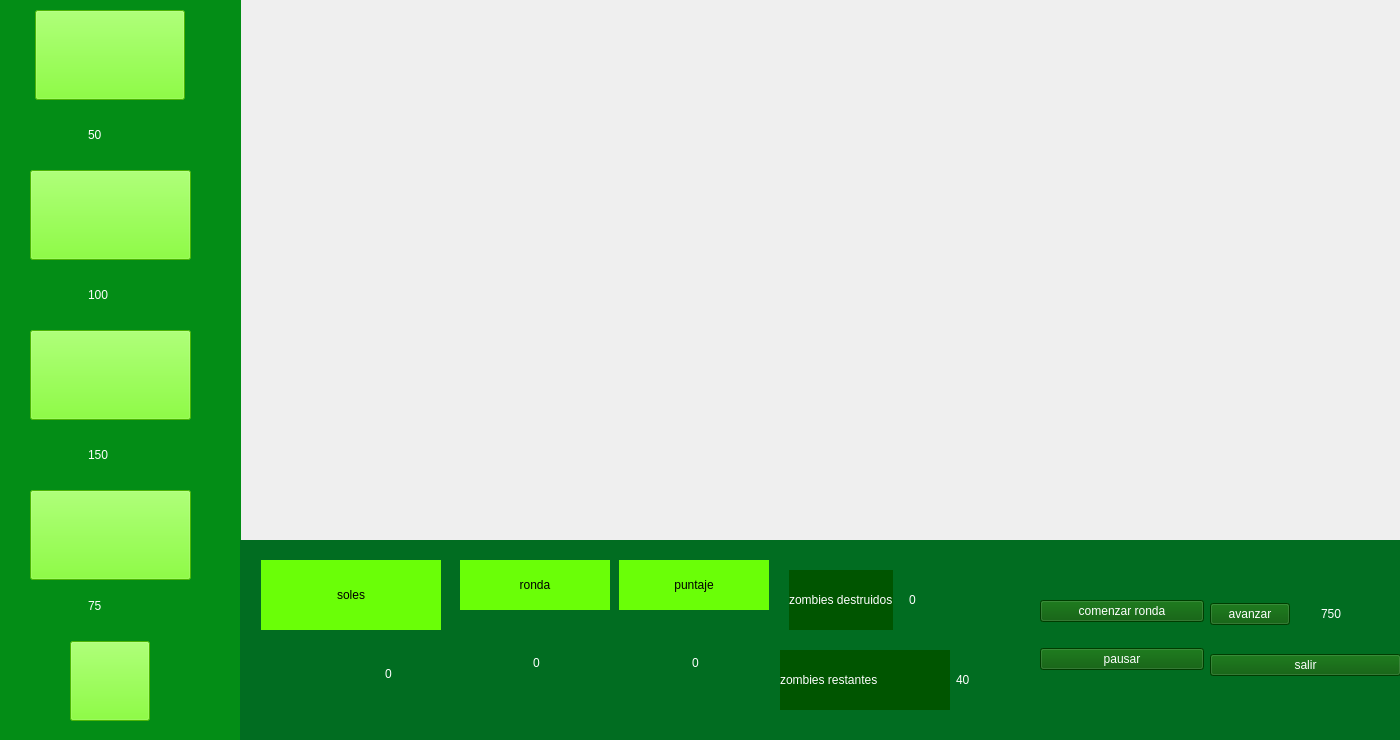
<?xml version="1.0" encoding="UTF-8"?>
<ui version="4.0">
 <class>DCCruz</class>
 <widget class="QMainWindow" name="DCCruz">
  <property name="geometry">
   <rect>
    <x>0</x>
    <y>0</y>
    <width>1400</width>
    <height>740</height>
   </rect>
  </property>
  <property name="minimumSize">
   <size>
    <width>1400</width>
    <height>740</height>
   </size>
  </property>
  <property name="maximumSize">
   <size>
    <width>1400</width>
    <height>740</height>
   </size>
  </property>
  <property name="mouseTracking">
   <bool>true</bool>
  </property>
  <property name="windowTitle">
   <string>MainWindow</string>
  </property>
  <property name="windowIcon">
   <iconset>
    <normaloff>../sprites/Elementos de juego/logo.png</normaloff>../sprites/Elementos de juego/logo.png</iconset>
  </property>
  <widget class="QWidget" name="centralwidget">
   <property name="mouseTracking">
    <bool>true</bool>
   </property>
   <widget class="QLabel" name="fondo">
    <property name="geometry">
     <rect>
      <x>240</x>
      <y>0</y>
      <width>1260</width>
      <height>540</height>
     </rect>
    </property>
    <property name="minimumSize">
     <size>
      <width>1260</width>
      <height>540</height>
     </size>
    </property>
    <property name="maximumSize">
     <size>
      <width>1260</width>
      <height>540</height>
     </size>
    </property>
    <property name="mouseTracking">
     <bool>true</bool>
    </property>
    <property name="text">
     <string/>
    </property>
    <property name="pixmap">
     <pixmap>../sprites/Fondos/jardinAbuela.png</pixmap>
    </property>
    <property name="scaledContents">
     <bool>true</bool>
    </property>
   </widget>
   <widget class="QLabel" name="label">
    <property name="geometry">
     <rect>
      <x>0</x>
      <y>0</y>
      <width>241</width>
      <height>740</height>
     </rect>
    </property>
    <property name="mouseTracking">
     <bool>true</bool>
    </property>
    <property name="styleSheet">
     <string notr="true">background-color: rgb(0, 85, 0);
background-color: rgb(3, 141, 22);</string>
    </property>
    <property name="text">
     <string/>
    </property>
   </widget>
   <widget class="QLabel" name="label_2">
    <property name="geometry">
     <rect>
      <x>240</x>
      <y>540</y>
      <width>1260</width>
      <height>200</height>
     </rect>
    </property>
    <property name="styleSheet">
     <string notr="true">background-color: rgb(1, 109, 33);</string>
    </property>
    <property name="text">
     <string/>
    </property>
   </widget>
   <widget class="QWidget" name="verticalLayoutWidget_5">
    <property name="geometry">
     <rect>
      <x>20</x>
      <y>10</y>
      <width>181</width>
      <height>711</height>
     </rect>
    </property>
    <layout class="QVBoxLayout" name="PlantContainer" stretch="0,0,0,0">
     <property name="spacing">
      <number>15</number>
     </property>
     <item>
      <layout class="QVBoxLayout" name="verticalLayout_5">
       <item alignment="Qt::AlignHCenter">
        <widget class="QPushButton" name="boton_girasol">
         <property name="minimumSize">
          <size>
           <width>150</width>
           <height>90</height>
          </size>
         </property>
         <property name="maximumSize">
          <size>
           <width>161</width>
           <height>90</height>
          </size>
         </property>
         <property name="styleSheet">
          <string notr="true">background-color: rgb(106, 255, 7);</string>
         </property>
         <property name="text">
          <string/>
         </property>
         <property name="icon">
          <iconset>
           <normaloff>../sprites/Plantas/girasol_1.png</normaloff>../sprites/Plantas/girasol_1.png</iconset>
         </property>
         <property name="iconSize">
          <size>
           <width>90</width>
           <height>90</height>
          </size>
         </property>
        </widget>
       </item>
       <item>
        <layout class="QHBoxLayout" name="horizontalLayout_4">
         <item>
          <widget class="QLabel" name="sol_4">
           <property name="minimumSize">
            <size>
             <width>40</width>
             <height>40</height>
            </size>
           </property>
           <property name="maximumSize">
            <size>
             <width>40</width>
             <height>40</height>
            </size>
           </property>
           <property name="text">
            <string/>
           </property>
           <property name="pixmap">
            <pixmap>../sprites/Elementos de juego/sol.png</pixmap>
           </property>
           <property name="scaledContents">
            <bool>true</bool>
           </property>
          </widget>
         </item>
         <item alignment="Qt::AlignHCenter">
          <widget class="QLabel" name="precio_4">
           <property name="minimumSize">
            <size>
             <width>100</width>
             <height>40</height>
            </size>
           </property>
           <property name="maximumSize">
            <size>
             <width>100</width>
             <height>40</height>
            </size>
           </property>
           <property name="styleSheet">
            <string notr="true">color: rgb(255, 255, 255);
font: 81 14pt &quot;Rockwell Extra Bold&quot;;</string>
           </property>
           <property name="text">
            <string>50</string>
           </property>
          </widget>
         </item>
        </layout>
       </item>
      </layout>
     </item>
     <item>
      <layout class="QVBoxLayout" name="verticalLayout_4">
       <item alignment="Qt::AlignHCenter">
        <widget class="QPushButton" name="boton_guisante">
         <property name="minimumSize">
          <size>
           <width>161</width>
           <height>90</height>
          </size>
         </property>
         <property name="maximumSize">
          <size>
           <width>161</width>
           <height>90</height>
          </size>
         </property>
         <property name="mouseTracking">
          <bool>true</bool>
         </property>
         <property name="styleSheet">
          <string notr="true">background-color: rgb(106, 255, 7);</string>
         </property>
         <property name="text">
          <string/>
         </property>
         <property name="icon">
          <iconset>
           <normaloff>../sprites/Plantas/lanzaguisantes_1.png</normaloff>../sprites/Plantas/lanzaguisantes_1.png</iconset>
         </property>
         <property name="iconSize">
          <size>
           <width>90</width>
           <height>90</height>
          </size>
         </property>
        </widget>
       </item>
       <item>
        <layout class="QHBoxLayout" name="horizontalLayout_3">
         <item>
          <widget class="QLabel" name="sol_3">
           <property name="minimumSize">
            <size>
             <width>40</width>
             <height>40</height>
            </size>
           </property>
           <property name="maximumSize">
            <size>
             <width>40</width>
             <height>40</height>
            </size>
           </property>
           <property name="text">
            <string/>
           </property>
           <property name="pixmap">
            <pixmap>../sprites/Elementos de juego/sol.png</pixmap>
           </property>
           <property name="scaledContents">
            <bool>true</bool>
           </property>
          </widget>
         </item>
         <item alignment="Qt::AlignHCenter">
          <widget class="QLabel" name="precio_3">
           <property name="minimumSize">
            <size>
             <width>100</width>
             <height>40</height>
            </size>
           </property>
           <property name="maximumSize">
            <size>
             <width>100</width>
             <height>40</height>
            </size>
           </property>
           <property name="styleSheet">
            <string notr="true">color: rgb(255, 255, 255);
font: 81 14pt &quot;Rockwell Extra Bold&quot;;</string>
           </property>
           <property name="text">
            <string>100</string>
           </property>
          </widget>
         </item>
        </layout>
       </item>
      </layout>
     </item>
     <item>
      <layout class="QVBoxLayout" name="girasol_layout">
       <item alignment="Qt::AlignHCenter">
        <widget class="QPushButton" name="boton_hielo">
         <property name="minimumSize">
          <size>
           <width>161</width>
           <height>90</height>
          </size>
         </property>
         <property name="maximumSize">
          <size>
           <width>161</width>
           <height>90</height>
          </size>
         </property>
         <property name="styleSheet">
          <string notr="true">background-color: rgb(106, 255, 7);</string>
         </property>
         <property name="text">
          <string/>
         </property>
         <property name="icon">
          <iconset>
           <normaloff>../sprites/Plantas/lanzaguisantesHielo_1.png</normaloff>../sprites/Plantas/lanzaguisantesHielo_1.png</iconset>
         </property>
         <property name="iconSize">
          <size>
           <width>90</width>
           <height>90</height>
          </size>
         </property>
        </widget>
       </item>
       <item>
        <layout class="QHBoxLayout" name="horizontalLayout">
         <item>
          <widget class="QLabel" name="sol">
           <property name="minimumSize">
            <size>
             <width>40</width>
             <height>40</height>
            </size>
           </property>
           <property name="maximumSize">
            <size>
             <width>40</width>
             <height>40</height>
            </size>
           </property>
           <property name="text">
            <string/>
           </property>
           <property name="pixmap">
            <pixmap>../sprites/Elementos de juego/sol.png</pixmap>
           </property>
           <property name="scaledContents">
            <bool>true</bool>
           </property>
          </widget>
         </item>
         <item alignment="Qt::AlignHCenter">
          <widget class="QLabel" name="precio">
           <property name="minimumSize">
            <size>
             <width>100</width>
             <height>40</height>
            </size>
           </property>
           <property name="maximumSize">
            <size>
             <width>100</width>
             <height>40</height>
            </size>
           </property>
           <property name="styleSheet">
            <string notr="true">color: rgb(255, 255, 255);
font: 81 14pt &quot;Rockwell Extra Bold&quot;;</string>
           </property>
           <property name="text">
            <string>150</string>
           </property>
          </widget>
         </item>
        </layout>
       </item>
      </layout>
     </item>
     <item>
      <layout class="QVBoxLayout" name="verticalLayout_3">
       <item alignment="Qt::AlignHCenter">
        <widget class="QPushButton" name="boton_papa">
         <property name="minimumSize">
          <size>
           <width>161</width>
           <height>90</height>
          </size>
         </property>
         <property name="maximumSize">
          <size>
           <width>161</width>
           <height>90</height>
          </size>
         </property>
         <property name="styleSheet">
          <string notr="true">background-color: rgb(106, 255, 7);</string>
         </property>
         <property name="text">
          <string/>
         </property>
         <property name="icon">
          <iconset>
           <normaloff>../sprites/Plantas/papa_1.png</normaloff>../sprites/Plantas/papa_1.png</iconset>
         </property>
         <property name="iconSize">
          <size>
           <width>90</width>
           <height>90</height>
          </size>
         </property>
        </widget>
       </item>
       <item>
        <layout class="QHBoxLayout" name="horizontalLayout_2">
         <item>
          <widget class="QLabel" name="sol_2">
           <property name="minimumSize">
            <size>
             <width>40</width>
             <height>40</height>
            </size>
           </property>
           <property name="maximumSize">
            <size>
             <width>40</width>
             <height>40</height>
            </size>
           </property>
           <property name="text">
            <string/>
           </property>
           <property name="pixmap">
            <pixmap>../sprites/Elementos de juego/sol.png</pixmap>
           </property>
           <property name="scaledContents">
            <bool>true</bool>
           </property>
          </widget>
         </item>
         <item alignment="Qt::AlignHCenter">
          <widget class="QLabel" name="precio_2">
           <property name="minimumSize">
            <size>
             <width>100</width>
             <height>40</height>
            </size>
           </property>
           <property name="maximumSize">
            <size>
             <width>100</width>
             <height>40</height>
            </size>
           </property>
           <property name="styleSheet">
            <string notr="true">color: rgb(255, 255, 255);
font: 81 14pt &quot;Rockwell Extra Bold&quot;;</string>
           </property>
           <property name="text">
            <string>75</string>
           </property>
          </widget>
         </item>
        </layout>
       </item>
       <item>
        <layout class="QVBoxLayout" name="verticalLayout_11">
         <item alignment="Qt::AlignHCenter">
          <widget class="QPushButton" name="boton_pala">
           <property name="minimumSize">
            <size>
             <width>80</width>
             <height>80</height>
            </size>
           </property>
           <property name="maximumSize">
            <size>
             <width>80</width>
             <height>80</height>
            </size>
           </property>
           <property name="styleSheet">
            <string notr="true">background-color: rgb(106, 255, 7);</string>
           </property>
           <property name="text">
            <string/>
           </property>
           <property name="icon">
            <iconset>
             <normaloff>../sprites/Bonus/pala.png</normaloff>../sprites/Bonus/pala.png</iconset>
           </property>
           <property name="iconSize">
            <size>
             <width>70</width>
             <height>70</height>
            </size>
           </property>
          </widget>
         </item>
        </layout>
       </item>
      </layout>
     </item>
    </layout>
   </widget>
   <widget class="QWidget" name="horizontalLayoutWidget_2">
    <property name="geometry">
     <rect>
      <x>1040</x>
      <y>580</y>
      <width>361</width>
      <height>111</height>
     </rect>
    </property>
    <layout class="QHBoxLayout" name="buttonContainer">
     <item>
      <layout class="QVBoxLayout" name="verticalLayout_8">
       <property name="sizeConstraint">
        <enum>QLayout::SetMinimumSize</enum>
       </property>
       <item>
        <widget class="QPushButton" name="boton_start_ronda">
         <property name="maximumSize">
          <size>
           <width>200</width>
           <height>16777215</height>
          </size>
         </property>
         <property name="styleSheet">
          <string notr="true">background-color: rgb(0, 85, 0);
color: rgb(255, 255, 255);
font: 10pt &quot;Ravie&quot;;;</string>
         </property>
         <property name="text">
          <string>comenzar ronda</string>
         </property>
        </widget>
       </item>
       <item>
        <widget class="QPushButton" name="boton_pausa">
         <property name="maximumSize">
          <size>
           <width>200</width>
           <height>16777215</height>
          </size>
         </property>
         <property name="styleSheet">
          <string notr="true">background-color: rgb(0, 85, 0);
color: rgb(255, 255, 255);
font: 14pt &quot;Ravie&quot;;;</string>
         </property>
         <property name="text">
          <string>pausar</string>
         </property>
        </widget>
       </item>
      </layout>
     </item>
     <item>
      <layout class="QVBoxLayout" name="verticalLayout_7">
       <item>
        <layout class="QHBoxLayout" name="horizontalLayout_5">
         <property name="spacing">
          <number>3</number>
         </property>
         <property name="sizeConstraint">
          <enum>QLayout::SetMinimumSize</enum>
         </property>
         <item alignment="Qt::AlignVCenter">
          <widget class="QPushButton" name="boton_avanzar">
           <property name="maximumSize">
            <size>
             <width>200</width>
             <height>16777215</height>
            </size>
           </property>
           <property name="styleSheet">
            <string notr="true">background-color: rgb(0, 85, 0);
color: rgb(255, 255, 255);
font: 10pt &quot;Ravie&quot;;;</string>
           </property>
           <property name="text">
            <string>avanzar</string>
           </property>
          </widget>
         </item>
         <item>
          <widget class="QLabel" name="sol_5">
           <property name="minimumSize">
            <size>
             <width>25</width>
             <height>25</height>
            </size>
           </property>
           <property name="maximumSize">
            <size>
             <width>25</width>
             <height>25</height>
            </size>
           </property>
           <property name="text">
            <string/>
           </property>
           <property name="pixmap">
            <pixmap>../sprites/Elementos de juego/sol.png</pixmap>
           </property>
           <property name="scaledContents">
            <bool>true</bool>
           </property>
          </widget>
         </item>
         <item>
          <widget class="QLabel" name="costo_avanzar">
           <property name="minimumSize">
            <size>
             <width>80</width>
             <height>40</height>
            </size>
           </property>
           <property name="maximumSize">
            <size>
             <width>80</width>
             <height>40</height>
            </size>
           </property>
           <property name="styleSheet">
            <string notr="true">color: rgb(255, 255, 255);
font: 81 14pt &quot;Rockwell Extra Bold&quot;;</string>
           </property>
           <property name="text">
            <string>750</string>
           </property>
          </widget>
         </item>
        </layout>
       </item>
       <item>
        <widget class="QPushButton" name="boton_salir">
         <property name="styleSheet">
          <string notr="true">background-color: rgb(0, 85, 0);
color: rgb(255, 255, 255);
font: 14pt &quot;Ravie&quot;;;</string>
         </property>
         <property name="text">
          <string>salir</string>
         </property>
        </widget>
       </item>
      </layout>
     </item>
    </layout>
   </widget>
   <widget class="QWidget" name="horizontalLayoutWidget_3">
    <property name="geometry">
     <rect>
      <x>780</x>
      <y>560</y>
      <width>251</width>
      <height>80</height>
     </rect>
    </property>
    <layout class="QHBoxLayout" name="horizontalLayout_6">
     <item alignment="Qt::AlignHCenter">
      <widget class="QLabel" name="label_9">
       <property name="maximumSize">
        <size>
         <width>16777215</width>
         <height>60</height>
        </size>
       </property>
       <property name="styleSheet">
        <string notr="true">background-color: rgb(0, 85, 0);
color: rgb(255, 255, 255);
font: 10pt &quot;Ravie&quot;;;</string>
       </property>
       <property name="text">
        <string>zombies destruidos</string>
       </property>
      </widget>
     </item>
     <item alignment="Qt::AlignLeft|Qt::AlignVCenter">
      <widget class="QLabel" name="cantidad_zombies_destruidos">
       <property name="styleSheet">
        <string notr="true">color: rgb(255, 255, 255);
font: 81 18pt &quot;Rockwell Extra Bold&quot;;</string>
       </property>
       <property name="text">
        <string>0</string>
       </property>
      </widget>
     </item>
    </layout>
   </widget>
   <widget class="QWidget" name="horizontalLayoutWidget_4">
    <property name="geometry">
     <rect>
      <x>780</x>
      <y>640</y>
      <width>251</width>
      <height>80</height>
     </rect>
    </property>
    <layout class="QHBoxLayout" name="horizontalLayout_7">
     <item>
      <widget class="QLabel" name="label_11">
       <property name="minimumSize">
        <size>
         <width>170</width>
         <height>0</height>
        </size>
       </property>
       <property name="maximumSize">
        <size>
         <width>170</width>
         <height>60</height>
        </size>
       </property>
       <property name="styleSheet">
        <string notr="true">background-color: rgb(0, 85, 0);
color: rgb(255, 255, 255);
font: 10pt &quot;Ravie&quot;;;</string>
       </property>
       <property name="text">
        <string>zombies restantes</string>
       </property>
      </widget>
     </item>
     <item alignment="Qt::AlignLeft|Qt::AlignVCenter">
      <widget class="QLabel" name="cantidad_zombies_restantes">
       <property name="styleSheet">
        <string notr="true">
color: rgb(255, 255, 255);
font: 81 18pt &quot;Rockwell Extra Bold&quot;;</string>
       </property>
       <property name="text">
        <string>40</string>
       </property>
      </widget>
     </item>
    </layout>
   </widget>
   <widget class="QWidget" name="verticalLayoutWidget_10">
    <property name="geometry">
     <rect>
      <x>250</x>
      <y>560</y>
      <width>202</width>
      <height>151</height>
     </rect>
    </property>
    <layout class="QVBoxLayout" name="verticalLayout_10">
     <item alignment="Qt::AlignHCenter">
      <widget class="QLabel" name="label_13">
       <property name="minimumSize">
        <size>
         <width>180</width>
         <height>0</height>
        </size>
       </property>
       <property name="maximumSize">
        <size>
         <width>100</width>
         <height>70</height>
        </size>
       </property>
       <property name="styleSheet">
        <string notr="true">background-color: rgb(106, 255, 7);

font: 14pt &quot;Ravie&quot;;
color: rgb(0, 0, 0);</string>
       </property>
       <property name="text">
        <string>soles</string>
       </property>
       <property name="alignment">
        <set>Qt::AlignCenter</set>
       </property>
      </widget>
     </item>
     <item>
      <layout class="QHBoxLayout" name="horizontalLayout_8">
       <item>
        <widget class="QLabel" name="label_3">
         <property name="maximumSize">
          <size>
           <width>70</width>
           <height>70</height>
          </size>
         </property>
         <property name="text">
          <string/>
         </property>
         <property name="pixmap">
          <pixmap>../sprites/Elementos de juego/sol.png</pixmap>
         </property>
         <property name="scaledContents">
          <bool>true</bool>
         </property>
        </widget>
       </item>
       <item alignment="Qt::AlignHCenter">
        <widget class="QLabel" name="cantidad_soles">
         <property name="maximumSize">
          <size>
           <width>16777215</width>
           <height>100</height>
          </size>
         </property>
         <property name="styleSheet">
          <string notr="true">font: 81 20pt &quot;Rockwell Extra Bold&quot;;
color: rgb(255, 255, 255);</string>
         </property>
         <property name="text">
          <string>0</string>
         </property>
        </widget>
       </item>
      </layout>
     </item>
    </layout>
   </widget>
   <widget class="QWidget" name="horizontalLayoutWidget_6">
    <property name="geometry">
     <rect>
      <x>460</x>
      <y>560</y>
      <width>312</width>
      <height>151</height>
     </rect>
    </property>
    <layout class="QHBoxLayout" name="horizontalLayout_9">
     <item>
      <layout class="QVBoxLayout" name="verticalLayout_9">
       <item>
        <widget class="QLabel" name="label_7">
         <property name="minimumSize">
          <size>
           <width>150</width>
           <height>50</height>
          </size>
         </property>
         <property name="maximumSize">
          <size>
           <width>150</width>
           <height>50</height>
          </size>
         </property>
         <property name="styleSheet">
          <string notr="true">background-color: rgb(106, 255, 7);
font: 14pt &quot;Ravie&quot;;</string>
         </property>
         <property name="text">
          <string>ronda</string>
         </property>
         <property name="alignment">
          <set>Qt::AlignCenter</set>
         </property>
        </widget>
       </item>
       <item alignment="Qt::AlignHCenter|Qt::AlignVCenter">
        <widget class="QLabel" name="cantidad_rondas">
         <property name="maximumSize">
          <size>
           <width>16777215</width>
           <height>50</height>
          </size>
         </property>
         <property name="styleSheet">
          <string notr="true">color: rgb(255, 255, 255);
font: 81 14pt &quot;Rockwell Extra Bold&quot;;</string>
         </property>
         <property name="text">
          <string>0</string>
         </property>
        </widget>
       </item>
      </layout>
     </item>
     <item>
      <layout class="QVBoxLayout" name="verticalLayout_6">
       <item>
        <widget class="QLabel" name="label_5">
         <property name="minimumSize">
          <size>
           <width>150</width>
           <height>50</height>
          </size>
         </property>
         <property name="maximumSize">
          <size>
           <width>150</width>
           <height>50</height>
          </size>
         </property>
         <property name="styleSheet">
          <string notr="true">background-color: rgb(106, 255, 7);
font: 14pt &quot;Ravie&quot;;;</string>
         </property>
         <property name="text">
          <string>puntaje</string>
         </property>
         <property name="alignment">
          <set>Qt::AlignCenter</set>
         </property>
        </widget>
       </item>
       <item alignment="Qt::AlignHCenter|Qt::AlignVCenter">
        <widget class="QLabel" name="cantidad_puntaje">
         <property name="maximumSize">
          <size>
           <width>16777215</width>
           <height>50</height>
          </size>
         </property>
         <property name="styleSheet">
          <string notr="true">font: 81 14pt &quot;Rockwell Extra Bold&quot;;
color: rgb(255, 255, 255);</string>
         </property>
         <property name="text">
          <string>0</string>
         </property>
        </widget>
       </item>
      </layout>
     </item>
    </layout>
   </widget>
   <widget class="QLabel" name="label_4">
    <property name="geometry">
     <rect>
      <x>240</x>
      <y>360</y>
      <width>211</width>
      <height>181</height>
     </rect>
    </property>
    <property name="text">
     <string/>
    </property>
    <property name="pixmap">
     <pixmap>../sprites/CrazyRuz/crazyCruz.png</pixmap>
    </property>
    <property name="scaledContents">
     <bool>true</bool>
    </property>
   </widget>
   <widget class="QLabel" name="derrota">
    <property name="geometry">
     <rect>
      <x>450</x>
      <y>60</y>
      <width>651</width>
      <height>391</height>
     </rect>
    </property>
    <property name="text">
     <string/>
    </property>
    <property name="pixmap">
     <pixmap>../sprites/Elementos de juego/textoFinal.png</pixmap>
    </property>
    <property name="scaledContents">
     <bool>true</bool>
    </property>
   </widget>
   <widget class="QLabel" name="victoria">
    <property name="geometry">
     <rect>
      <x>400</x>
      <y>290</y>
      <width>481</width>
      <height>181</height>
     </rect>
    </property>
    <property name="styleSheet">
     <string notr="true"/>
    </property>
    <property name="text">
     <string/>
    </property>
    <property name="pixmap">
     <pixmap>../../../../../OneDrive/Pictures/txtCruz2.png</pixmap>
    </property>
    <property name="scaledContents">
     <bool>true</bool>
    </property>
   </widget>
  </widget>
 </widget>
 <resources/>
 <connections/>
</ui>
